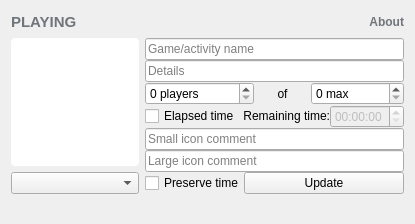
<?xml version="1.0" encoding="UTF-8"?>
<ui version="4.0">
 <class>MainWinClass</class>
 <widget class="QMainWindow" name="MainWinClass">
  <property name="windowModality">
   <enum>Qt::NonModal</enum>
  </property>
  <property name="enabled">
   <bool>true</bool>
  </property>
  <property name="geometry">
   <rect>
    <x>0</x>
    <y>0</y>
    <width>415</width>
    <height>224</height>
   </rect>
  </property>
  <property name="sizePolicy">
   <sizepolicy hsizetype="Fixed" vsizetype="Fixed">
    <horstretch>0</horstretch>
    <verstretch>0</verstretch>
   </sizepolicy>
  </property>
  <property name="maximumSize">
   <size>
    <width>16777215</width>
    <height>16777215</height>
   </size>
  </property>
  <property name="contextMenuPolicy">
   <enum>Qt::NoContextMenu</enum>
  </property>
  <property name="acceptDrops">
   <bool>false</bool>
  </property>
  <property name="windowTitle">
   <string>Discord Rich Presence Tool</string>
  </property>
  <property name="windowIcon">
   <iconset resource="drpt.qrc">
    <normaloff>:/misc/Resources/icon.png</normaloff>:/misc/Resources/icon.png</iconset>
  </property>
  <property name="layoutDirection">
   <enum>Qt::LeftToRight</enum>
  </property>
  <property name="autoFillBackground">
   <bool>false</bool>
  </property>
  <property name="documentMode">
   <bool>false</bool>
  </property>
  <property name="dockOptions">
   <set>QMainWindow::AllowTabbedDocks|QMainWindow::AnimatedDocks</set>
  </property>
  <property name="unifiedTitleAndToolBarOnMac">
   <bool>false</bool>
  </property>
  <widget class="QWidget" name="centralWidget">
   <layout class="QGridLayout" name="gridLayout">
    <item row="0" column="0">
     <layout class="QVBoxLayout" name="verticalLayout_2">
      <item>
       <layout class="QHBoxLayout" name="horizontalLayout">
        <item>
         <widget class="QLabel" name="labelPlaying">
          <property name="font">
           <font>
            <pointsize>11</pointsize>
            <weight>75</weight>
            <bold>true</bold>
           </font>
          </property>
          <property name="styleSheet">
           <string notr="true">color: #70757C</string>
          </property>
          <property name="text">
           <string>PLAYING</string>
          </property>
          <property name="margin">
           <number>0</number>
          </property>
         </widget>
        </item>
        <item>
         <widget class="ClickableLabel" name="labelAbout">
          <property name="sizePolicy">
           <sizepolicy hsizetype="Fixed" vsizetype="Preferred">
            <horstretch>0</horstretch>
            <verstretch>0</verstretch>
           </sizepolicy>
          </property>
          <property name="font">
           <font>
            <weight>75</weight>
            <bold>true</bold>
           </font>
          </property>
          <property name="styleSheet">
           <string notr="true">color: #70757C;</string>
          </property>
          <property name="text">
           <string>About</string>
          </property>
          <property name="alignment">
           <set>Qt::AlignRight|Qt::AlignTrailing|Qt::AlignVCenter</set>
          </property>
         </widget>
        </item>
       </layout>
      </item>
      <item>
       <layout class="QHBoxLayout" name="horizontalLayout_2">
        <item>
         <layout class="QVBoxLayout" name="verticalLayout">
          <property name="spacing">
           <number>6</number>
          </property>
          <item>
           <widget class="QLabel" name="labelPlayPic">
            <property name="sizePolicy">
             <sizepolicy hsizetype="Fixed" vsizetype="Fixed">
              <horstretch>0</horstretch>
              <verstretch>0</verstretch>
             </sizepolicy>
            </property>
            <property name="minimumSize">
             <size>
              <width>128</width>
              <height>128</height>
             </size>
            </property>
            <property name="maximumSize">
             <size>
              <width>128</width>
              <height>128</height>
             </size>
            </property>
            <property name="styleSheet">
             <string notr="true">background-color: #FFFFFF; border-radius: 4px;</string>
            </property>
            <property name="text">
             <string/>
            </property>
            <property name="scaledContents">
             <bool>true</bool>
            </property>
            <property name="alignment">
             <set>Qt::AlignCenter</set>
            </property>
            <property name="margin">
             <number>8</number>
            </property>
           </widget>
          </item>
          <item>
           <widget class="QComboBox" name="comboIcon">
            <property name="sizePolicy">
             <sizepolicy hsizetype="Preferred" vsizetype="Fixed">
              <horstretch>0</horstretch>
              <verstretch>0</verstretch>
             </sizepolicy>
            </property>
            <property name="minimumSize">
             <size>
              <width>128</width>
              <height>0</height>
             </size>
            </property>
            <property name="maximumSize">
             <size>
              <width>128</width>
              <height>16777215</height>
             </size>
            </property>
            <property name="editable">
             <bool>false</bool>
            </property>
            <property name="currentIndex">
             <number>-1</number>
            </property>
           </widget>
          </item>
         </layout>
        </item>
        <item>
         <layout class="QVBoxLayout" name="verticalRich">
          <property name="spacing">
           <number>0</number>
          </property>
          <property name="sizeConstraint">
           <enum>QLayout::SetDefaultConstraint</enum>
          </property>
          <property name="leftMargin">
           <number>0</number>
          </property>
          <property name="topMargin">
           <number>0</number>
          </property>
          <property name="rightMargin">
           <number>0</number>
          </property>
          <property name="bottomMargin">
           <number>0</number>
          </property>
          <item>
           <widget class="QLineEdit" name="lineDetails">
            <property name="sizePolicy">
             <sizepolicy hsizetype="Preferred" vsizetype="Fixed">
              <horstretch>0</horstretch>
              <verstretch>0</verstretch>
             </sizepolicy>
            </property>
            <property name="minimumSize">
             <size>
              <width>255</width>
              <height>0</height>
             </size>
            </property>
            <property name="maxLength">
             <number>128</number>
            </property>
            <property name="placeholderText">
             <string>Game/activity name</string>
            </property>
           </widget>
          </item>
          <item>
           <widget class="QLineEdit" name="lineState">
            <property name="sizePolicy">
             <sizepolicy hsizetype="Preferred" vsizetype="Fixed">
              <horstretch>0</horstretch>
              <verstretch>0</verstretch>
             </sizepolicy>
            </property>
            <property name="minimumSize">
             <size>
              <width>255</width>
              <height>0</height>
             </size>
            </property>
            <property name="maxLength">
             <number>128</number>
            </property>
            <property name="placeholderText">
             <string>Details</string>
            </property>
           </widget>
          </item>
          <item>
           <layout class="QHBoxLayout" name="horizontalLayout_3">
            <property name="spacing">
             <number>0</number>
            </property>
            <property name="bottomMargin">
             <number>0</number>
            </property>
            <item>
             <widget class="QSpinBox" name="spinPartySize">
              <property name="sizePolicy">
               <sizepolicy hsizetype="Preferred" vsizetype="Fixed">
                <horstretch>0</horstretch>
                <verstretch>0</verstretch>
               </sizepolicy>
              </property>
              <property name="suffix">
               <string> players</string>
              </property>
              <property name="maximum">
               <number>2147483647</number>
              </property>
             </widget>
            </item>
            <item>
             <widget class="QLabel" name="labelOf">
              <property name="text">
               <string>of</string>
              </property>
              <property name="alignment">
               <set>Qt::AlignCenter</set>
              </property>
              <property name="margin">
               <number>4</number>
              </property>
             </widget>
            </item>
            <item>
             <widget class="QSpinBox" name="spinPartyMax">
              <property name="sizePolicy">
               <sizepolicy hsizetype="Preferred" vsizetype="Fixed">
                <horstretch>0</horstretch>
                <verstretch>0</verstretch>
               </sizepolicy>
              </property>
              <property name="suffix">
               <string> max</string>
              </property>
              <property name="minimum">
               <number>0</number>
              </property>
              <property name="maximum">
               <number>2147483647</number>
              </property>
             </widget>
            </item>
           </layout>
          </item>
          <item>
           <layout class="QHBoxLayout" name="horizontalLayout_4">
            <property name="spacing">
             <number>0</number>
            </property>
            <item>
             <widget class="QCheckBox" name="checkElapsed">
              <property name="sizePolicy">
               <sizepolicy hsizetype="Preferred" vsizetype="Fixed">
                <horstretch>0</horstretch>
                <verstretch>0</verstretch>
               </sizepolicy>
              </property>
              <property name="text">
               <string>Elapsed time</string>
              </property>
             </widget>
            </item>
            <item>
             <widget class="QLabel" name="labelRemain">
              <property name="sizePolicy">
               <sizepolicy hsizetype="Preferred" vsizetype="Fixed">
                <horstretch>0</horstretch>
                <verstretch>0</verstretch>
               </sizepolicy>
              </property>
              <property name="text">
               <string>Remaining time:</string>
              </property>
              <property name="alignment">
               <set>Qt::AlignRight|Qt::AlignTrailing|Qt::AlignVCenter</set>
              </property>
              <property name="margin">
               <number>2</number>
              </property>
             </widget>
            </item>
            <item>
             <widget class="QTimeEdit" name="timeRemain">
              <property name="enabled">
               <bool>false</bool>
              </property>
              <property name="sizePolicy">
               <sizepolicy hsizetype="Fixed" vsizetype="Fixed">
                <horstretch>0</horstretch>
                <verstretch>0</verstretch>
               </sizepolicy>
              </property>
              <property name="dateTime">
               <datetime>
                <hour>0</hour>
                <minute>0</minute>
                <second>0</second>
                <year>2000</year>
                <month>1</month>
                <day>1</day>
               </datetime>
              </property>
              <property name="displayFormat">
               <string>HH:mm:ss</string>
              </property>
             </widget>
            </item>
           </layout>
          </item>
          <item>
           <widget class="QLineEdit" name="lineSmallText">
            <property name="sizePolicy">
             <sizepolicy hsizetype="Preferred" vsizetype="Fixed">
              <horstretch>0</horstretch>
              <verstretch>0</verstretch>
             </sizepolicy>
            </property>
            <property name="minimumSize">
             <size>
              <width>255</width>
              <height>0</height>
             </size>
            </property>
            <property name="maxLength">
             <number>128</number>
            </property>
            <property name="placeholderText">
             <string>Small icon comment</string>
            </property>
           </widget>
          </item>
          <item>
           <widget class="QLineEdit" name="lineLargeText">
            <property name="sizePolicy">
             <sizepolicy hsizetype="Preferred" vsizetype="Fixed">
              <horstretch>0</horstretch>
              <verstretch>0</verstretch>
             </sizepolicy>
            </property>
            <property name="minimumSize">
             <size>
              <width>255</width>
              <height>0</height>
             </size>
            </property>
            <property name="maxLength">
             <number>128</number>
            </property>
            <property name="placeholderText">
             <string>Large icon comment</string>
            </property>
           </widget>
          </item>
          <item>
           <layout class="QHBoxLayout" name="horizontalLayout_5">
            <property name="spacing">
             <number>0</number>
            </property>
            <item>
             <widget class="QCheckBox" name="checkPreserve">
              <property name="enabled">
               <bool>true</bool>
              </property>
              <property name="sizePolicy">
               <sizepolicy hsizetype="Preferred" vsizetype="Fixed">
                <horstretch>0</horstretch>
                <verstretch>0</verstretch>
               </sizepolicy>
              </property>
              <property name="text">
               <string>Preserve time</string>
              </property>
             </widget>
            </item>
            <item>
             <widget class="QPushButton" name="butUpdate">
              <property name="sizePolicy">
               <sizepolicy hsizetype="Expanding" vsizetype="Fixed">
                <horstretch>0</horstretch>
                <verstretch>0</verstretch>
               </sizepolicy>
              </property>
              <property name="minimumSize">
               <size>
                <width>0</width>
                <height>0</height>
               </size>
              </property>
              <property name="text">
               <string>Update</string>
              </property>
             </widget>
            </item>
           </layout>
          </item>
         </layout>
        </item>
       </layout>
      </item>
     </layout>
    </item>
   </layout>
  </widget>
  <widget class="QStatusBar" name="statusBar">
   <property name="sizePolicy">
    <sizepolicy hsizetype="Preferred" vsizetype="Preferred">
     <horstretch>0</horstretch>
     <verstretch>0</verstretch>
    </sizepolicy>
   </property>
   <property name="sizeGripEnabled">
    <bool>false</bool>
   </property>
  </widget>
  <action name="actionExit">
   <property name="text">
    <string>Exit</string>
   </property>
   <property name="menuRole">
    <enum>QAction::QuitRole</enum>
   </property>
   <property name="iconVisibleInMenu">
    <bool>true</bool>
   </property>
   <property name="shortcutVisibleInContextMenu">
    <bool>true</bool>
   </property>
  </action>
  <action name="actionAbout">
   <property name="checkable">
    <bool>false</bool>
   </property>
   <property name="checked">
    <bool>false</bool>
   </property>
   <property name="icon">
    <iconset>
     <normaloff>:/dafk/Resources/test.gif</normaloff>:/dafk/Resources/test.gif</iconset>
   </property>
   <property name="text">
    <string>About</string>
   </property>
   <property name="shortcut">
    <string>F1</string>
   </property>
   <property name="menuRole">
    <enum>QAction::AboutRole</enum>
   </property>
   <property name="shortcutVisibleInContextMenu">
    <bool>true</bool>
   </property>
  </action>
  <action name="actionOpen">
   <property name="text">
    <string>Open</string>
   </property>
   <property name="shortcut">
    <string>Ctrl+O</string>
   </property>
   <property name="shortcutVisibleInContextMenu">
    <bool>true</bool>
   </property>
  </action>
  <action name="actionSave">
   <property name="text">
    <string>Save</string>
   </property>
   <property name="shortcut">
    <string>Ctrl+S</string>
   </property>
   <property name="shortcutVisibleInContextMenu">
    <bool>true</bool>
   </property>
  </action>
  <action name="actionSaveAs">
   <property name="text">
    <string>Save As...</string>
   </property>
   <property name="shortcut">
    <string>Ctrl+Alt+S</string>
   </property>
   <property name="shortcutVisibleInContextMenu">
    <bool>true</bool>
   </property>
  </action>
  <action name="actionNew">
   <property name="text">
    <string>New</string>
   </property>
   <property name="shortcut">
    <string>Ctrl+N</string>
   </property>
   <property name="shortcutVisibleInContextMenu">
    <bool>true</bool>
   </property>
  </action>
 </widget>
 <layoutdefault spacing="6" margin="11"/>
 <customwidgets>
  <customwidget>
   <class>ClickableLabel</class>
   <extends>QLabel</extends>
   <header>clickablelabel.h</header>
  </customwidget>
 </customwidgets>
 <resources>
  <include location="drpt.qrc"/>
 </resources>
 <connections>
  <connection>
   <sender>actionExit</sender>
   <signal>triggered()</signal>
   <receiver>MainWinClass</receiver>
   <slot>close()</slot>
   <hints>
    <hint type="sourcelabel">
     <x>-1</x>
     <y>-1</y>
    </hint>
    <hint type="destinationlabel">
     <x>145</x>
     <y>103</y>
    </hint>
   </hints>
  </connection>
 </connections>
</ui>
